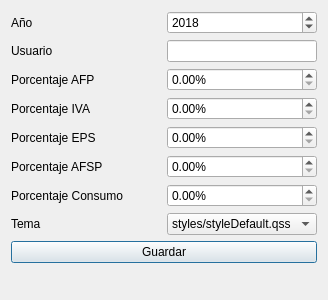
<?xml version="1.0" encoding="UTF-8"?>
<ui version="4.0">
 <class>configDialog</class>
 <widget class="QDialog" name="configDialog">
  <property name="geometry">
   <rect>
    <x>0</x>
    <y>0</y>
    <width>326</width>
    <height>300</height>
   </rect>
  </property>
  <property name="windowTitle">
   <string>Configuración</string>
  </property>
  <property name="windowIcon">
   <iconset resource="imagenes.qrc">
    <normaloff>:/imagenes/Imagenes/config.png</normaloff>:/imagenes/Imagenes/config.png</iconset>
  </property>
  <layout class="QGridLayout" name="gridLayout">
   <item row="1" column="0" colspan="2">
    <layout class="QHBoxLayout" name="horizontalLayout_2">
     <item>
      <widget class="QLabel" name="label_3">
       <property name="minimumSize">
        <size>
         <width>150</width>
         <height>0</height>
        </size>
       </property>
       <property name="maximumSize">
        <size>
         <width>150</width>
         <height>16777215</height>
        </size>
       </property>
       <property name="text">
        <string>Usuario</string>
       </property>
      </widget>
     </item>
     <item>
      <widget class="QLineEdit" name="usuario">
       <property name="minimumSize">
        <size>
         <width>150</width>
         <height>0</height>
        </size>
       </property>
       <property name="maximumSize">
        <size>
         <width>224</width>
         <height>16777215</height>
        </size>
       </property>
      </widget>
     </item>
    </layout>
   </item>
   <item row="4" column="0" colspan="2">
    <layout class="QHBoxLayout" name="horizontalLayout_5">
     <item>
      <widget class="QLabel" name="label_5">
       <property name="minimumSize">
        <size>
         <width>150</width>
         <height>0</height>
        </size>
       </property>
       <property name="maximumSize">
        <size>
         <width>150</width>
         <height>16777215</height>
        </size>
       </property>
       <property name="text">
        <string>Porcentaje EPS</string>
       </property>
      </widget>
     </item>
     <item>
      <widget class="QDoubleSpinBox" name="EPS">
       <property name="suffix">
        <string>%</string>
       </property>
       <property name="maximum">
        <double>100.000000000000000</double>
       </property>
      </widget>
     </item>
    </layout>
   </item>
   <item row="6" column="0" colspan="2">
    <layout class="QHBoxLayout" name="horizontalLayout_6">
     <item>
      <widget class="QLabel" name="label_6">
       <property name="minimumSize">
        <size>
         <width>150</width>
         <height>0</height>
        </size>
       </property>
       <property name="maximumSize">
        <size>
         <width>150</width>
         <height>16777215</height>
        </size>
       </property>
       <property name="text">
        <string>Porcentaje Consumo</string>
       </property>
      </widget>
     </item>
     <item>
      <widget class="QDoubleSpinBox" name="CONSUMO">
       <property name="suffix">
        <string>%</string>
       </property>
       <property name="maximum">
        <double>100.000000000000000</double>
       </property>
      </widget>
     </item>
    </layout>
   </item>
   <item row="0" column="0" colspan="2">
    <layout class="QHBoxLayout" name="horizontalLayout">
     <item>
      <widget class="QLabel" name="label">
       <property name="minimumSize">
        <size>
         <width>150</width>
         <height>0</height>
        </size>
       </property>
       <property name="maximumSize">
        <size>
         <width>150</width>
         <height>16777215</height>
        </size>
       </property>
       <property name="text">
        <string>Año</string>
       </property>
      </widget>
     </item>
     <item>
      <widget class="QSpinBox" name="year">
       <property name="minimum">
        <number>2017</number>
       </property>
       <property name="maximum">
        <number>2030</number>
       </property>
       <property name="value">
        <number>2018</number>
       </property>
      </widget>
     </item>
    </layout>
   </item>
   <item row="2" column="0" colspan="2">
    <layout class="QHBoxLayout" name="horizontalLayout_4">
     <item>
      <widget class="QLabel" name="label_2">
       <property name="minimumSize">
        <size>
         <width>150</width>
         <height>0</height>
        </size>
       </property>
       <property name="maximumSize">
        <size>
         <width>150</width>
         <height>16777215</height>
        </size>
       </property>
       <property name="text">
        <string>Porcentaje AFP</string>
       </property>
      </widget>
     </item>
     <item>
      <widget class="QDoubleSpinBox" name="AFP">
       <property name="suffix">
        <string>%</string>
       </property>
       <property name="maximum">
        <double>100.000000000000000</double>
       </property>
      </widget>
     </item>
    </layout>
   </item>
   <item row="3" column="0" colspan="2">
    <layout class="QHBoxLayout" name="horizontalLayout_3">
     <item>
      <widget class="QLabel" name="label_4">
       <property name="minimumSize">
        <size>
         <width>150</width>
         <height>0</height>
        </size>
       </property>
       <property name="maximumSize">
        <size>
         <width>150</width>
         <height>16777215</height>
        </size>
       </property>
       <property name="text">
        <string>Porcentaje IVA</string>
       </property>
      </widget>
     </item>
     <item>
      <widget class="QDoubleSpinBox" name="IVA">
       <property name="suffix">
        <string>%</string>
       </property>
       <property name="maximum">
        <double>100.000000000000000</double>
       </property>
      </widget>
     </item>
    </layout>
   </item>
   <item row="5" column="0" colspan="2">
    <layout class="QHBoxLayout" name="horizontalLayout_7">
     <item>
      <widget class="QLabel" name="label_7">
       <property name="minimumSize">
        <size>
         <width>150</width>
         <height>0</height>
        </size>
       </property>
       <property name="maximumSize">
        <size>
         <width>150</width>
         <height>16777215</height>
        </size>
       </property>
       <property name="text">
        <string>Porcentaje AFSP</string>
       </property>
      </widget>
     </item>
     <item>
      <widget class="QDoubleSpinBox" name="AFSP">
       <property name="suffix">
        <string>%</string>
       </property>
       <property name="maximum">
        <double>100.000000000000000</double>
       </property>
      </widget>
     </item>
    </layout>
   </item>
   <item row="8" column="0" colspan="2">
    <widget class="QPushButton" name="save">
     <property name="text">
      <string>Guardar</string>
     </property>
    </widget>
   </item>
   <item row="7" column="0" colspan="2">
    <layout class="QHBoxLayout" name="horizontalLayout_8">
     <item>
      <widget class="QLabel" name="label_8">
       <property name="minimumSize">
        <size>
         <width>150</width>
         <height>0</height>
        </size>
       </property>
       <property name="maximumSize">
        <size>
         <width>150</width>
         <height>16777215</height>
        </size>
       </property>
       <property name="text">
        <string>Tema</string>
       </property>
      </widget>
     </item>
     <item>
      <widget class="QComboBox" name="temaBox">
       <item>
        <property name="text">
         <string>styles/styleDefault.qss</string>
        </property>
       </item>
       <item>
        <property name="text">
         <string>styles/styleDark.qss</string>
        </property>
       </item>
      </widget>
     </item>
    </layout>
   </item>
   <item row="9" column="0">
    <spacer name="verticalSpacer">
     <property name="orientation">
      <enum>Qt::Vertical</enum>
     </property>
     <property name="sizeHint" stdset="0">
      <size>
       <width>20</width>
       <height>11</height>
      </size>
     </property>
    </spacer>
   </item>
  </layout>
 </widget>
 <resources>
  <include location="imagenes.qrc"/>
 </resources>
 <connections/>
</ui>
